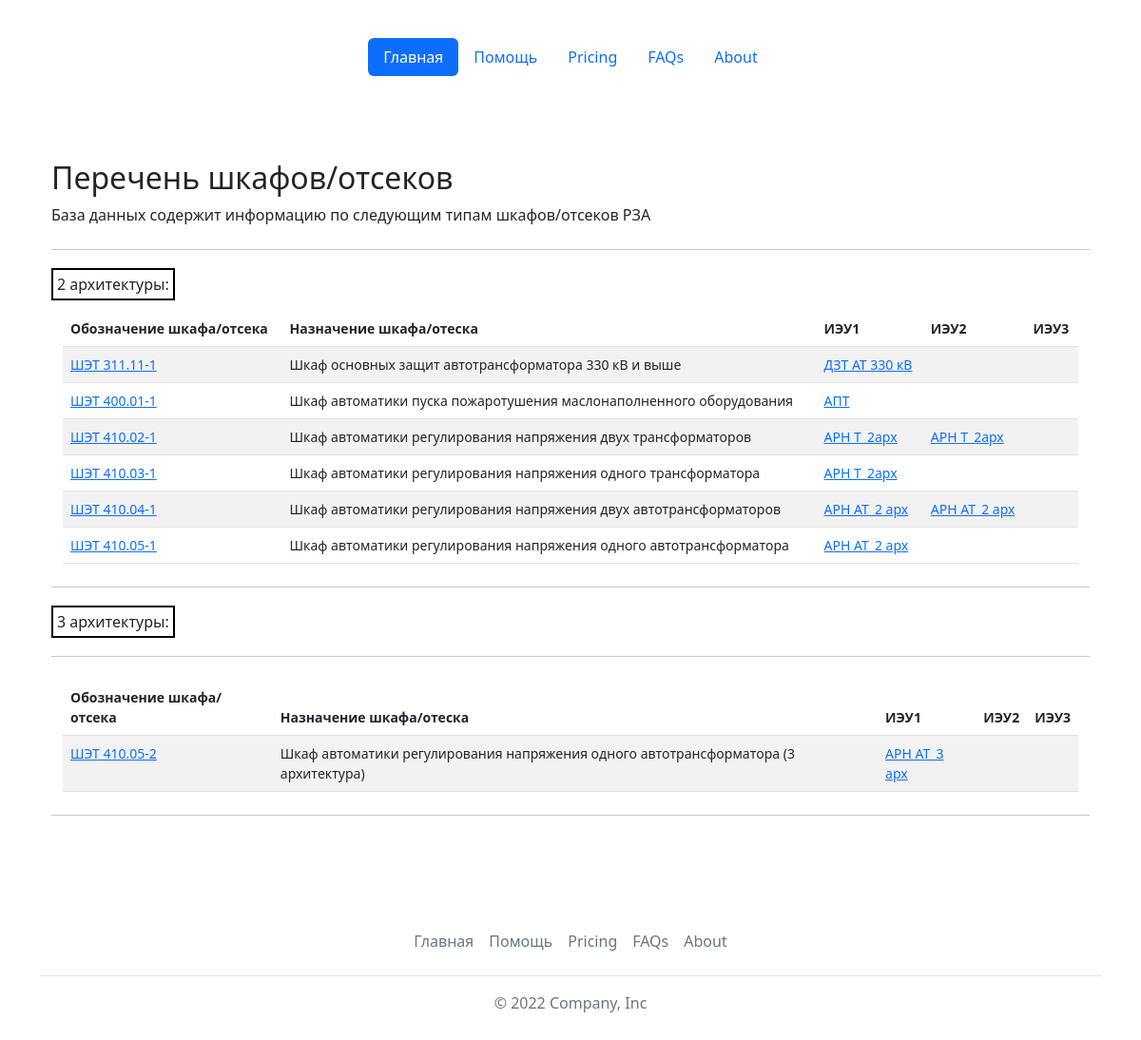
The page /reports/ on the database as committed earlier.
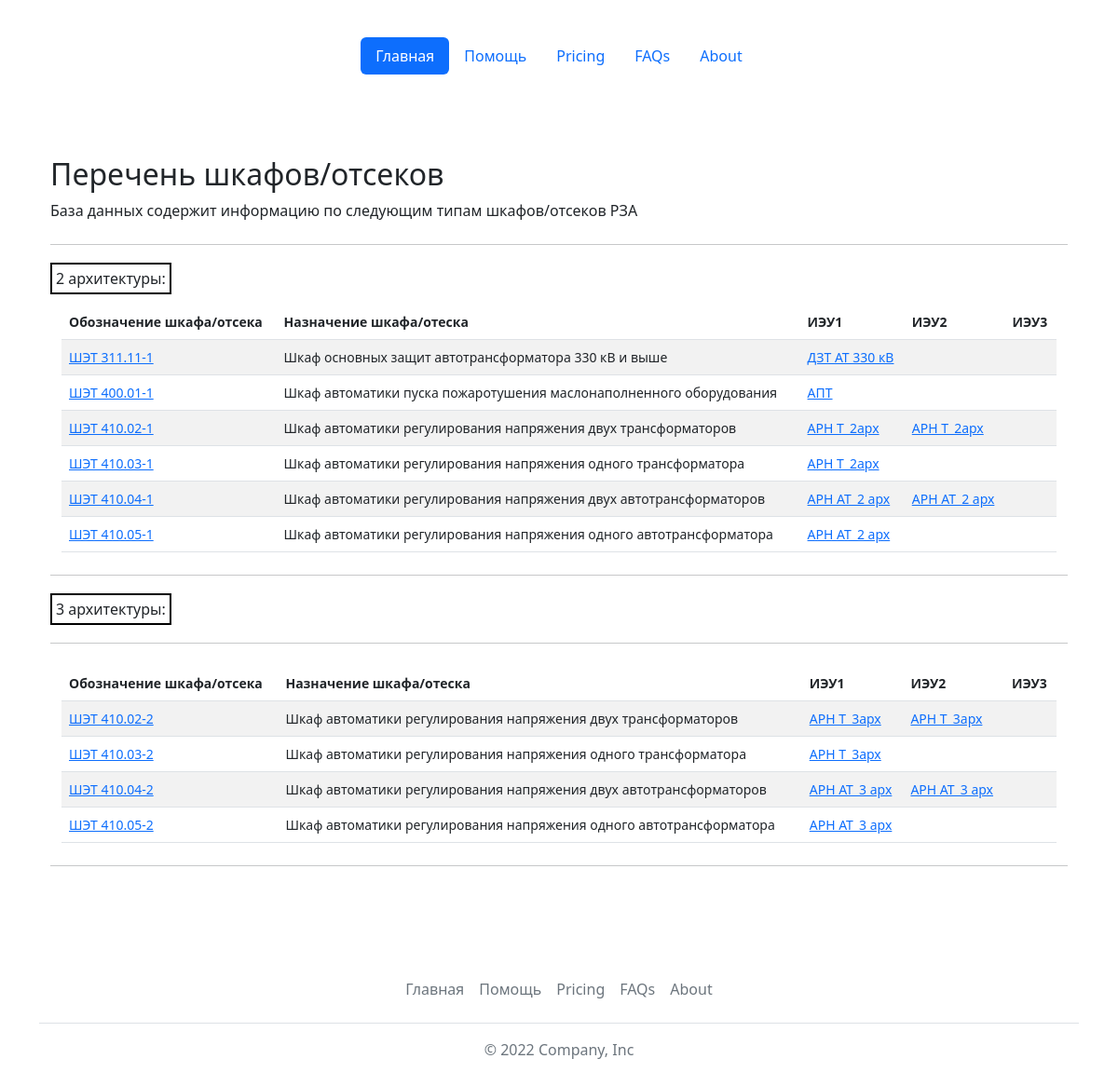
The same page on the database as committed later.
### base_types/models.py (models this page shows, shortened)
class Cabinets(models.Model):
    name = models.CharField(max_length=64, verbose_name='Обозначение шкафа', primary_key=True)
    terminal1 = models.ForeignKey(Terminals, related_name='ied1_set', on_delete=models.PROTECT, verbose_name='ИЭУ1', max_length=64, null=True)
    terminal2 = models.ForeignKey(Terminals, related_name='ied2_set', on_delete=models.PROTECT, verbose_name='ИЭУ2', max_length=64, blank=True, null=True)
    terminal3 = models.ForeignKey(Terminals, related_name='ied3_set', on_delete=models.PROTECT, verbose_name='ИЭУ3', max_length=64, blank=True, null=True)
    description = models.TextField(max_length=1024, verbose_name='Назначение шкафа')
    class Meta:
        verbose_name = 'Шкаф'
        verbose_name_plural = 'Шкафы'
        ordering = ['name']
    @property
    def get_terminal2(self):
        if self.terminal2:
            return self.terminal2
        else:
            return ""
    @property
    def get_terminal3(self):
        if self.terminal3:
            return self.terminal3
        else:
            return ""

class Terminals(models.Model):
    id = models.AutoField(primary_key=True)
    name = models.CharField(max_length=64, verbose_name='Обозначение ИЭУ', unique=True)
    description = models.TextField(max_length=1024, blank=True, verbose_name='Назначение ИЭУ')
    def __str__(self):
        return str(self.name)
    class Meta:
        verbose_name = 'ИЭУ'
        verbose_name_plural = 'ИЭУ'
        ordering = ['name']

### base_types/views.py (the view)
# urls.py: path('reports/', views.reports),
def reports(request):
    cabinets = Cabinets.objects.all()
    cabinets = cabinets.order_by('name')
    cabinets1 = list() # шкафы 1 архитектуры
    cabinets2 = list() # шкафы 2 архитектуры
    for cabinet in cabinets:
        if cabinet.name[-1] =='1':
            cabinets1.append(cabinet)
        else:
            cabinets2.append(cabinet)
    return render(request, 'base_types/reports.html', {'cabinets1': cabinets1, 'cabinets2': cabinets2 })

### templates/base_types/reports.html
{% extends 'base.html' %}
{% block content %}
<main class="container py-5">
    {% if cabinets1 and cabinets2 %}
    <h2 class="mt-4">Перечень шкафов/отсеков</h2>
    <p>База данных содержит информацию по следующим типам шкафов/отсеков РЗА</p>
    <hr class="my-4">
    <p><span style="border: 2px solid #000000; padding:4px;">2 архитектуры:</span></p>
    <div class="container small">
        <table class="table table-striped">
                <thead>
                    <tr>
                      <th scope="col">Обозначение шкафа/отсека</th>
                      <th scope="col">Назначение шкафа/отеска</th>
                      <th scope="col">ИЭУ1</th>
                      <th scope="col">ИЭУ2</th>
                      <th scope="col">ИЭУ3</th>
                    </tr>
                </thead>
                <tbody>
                    {% for item in cabinets1 %}
                    <tr>
                        <td><a href="cabinet/?name={{item.name}}&type=cabinet">{{item.name}}</a></td>
                        <td>{{item.description}}</td>
                        <td><a href="show/?name={{item.terminal1}}&type=ied">{{item.terminal1}}</a></td>
                        <td><a href="show/?name={{item.terminal2}}&type=ied">{{item.get_terminal2}}</a></td>
                        <td><a href="show/?name={{item.terminal3}}&type=ied">{{item.get_terminal3}}</a></td>
                    </tr>
                {% endfor %}
                </tbody>
        </table>
    </div>
    <hr class="my-4">
    <p><span style="border: 2px solid #000000; padding:4px;">3 архитектуры:</span></p>
    <hr class="my-4">
    <div class="container small">
        <table class="table table-striped">
                <thead>
                    <tr>
                      <th scope="col">Обозначение шкафа/отсека</th>
                      <th scope="col">Назначение шкафа/отеска</th>
                      <th scope="col">ИЭУ1</th>
                      <th scope="col">ИЭУ2</th>
                      <th scope="col">ИЭУ3</th>
                    </tr>
                </thead>
                <tbody>
                    {% for item in cabinets2 %}
                    <tr>
                        <td><a href="cabinet/?name={{item.name}}&type=cabinet">{{item.name}}</a></td>
                        <td>{{item.description}}</td>
                        <td><a href="show/?name={{item.terminal1}}&type=ied">{{item.terminal1}}</a></td>
                        <td><a href="show/?name={{item.terminal2}}&type=ied">{{item.get_terminal2}}</a></td>
                        <td><a href="show/?name={{item.terminal3}}&type=ied">{{item.get_terminal3}}</a></td>
                    </tr>
                {% endfor %}
                </tbody>
        </table>
    </div>
    <hr class="my-4">
    {% else %}
    <h2 class="mt-4">В базе данных нет шкафов :(</h2>
    {% endif %}
</main>
{% endblock %}

### templates/base.html (shortened to what this page needs)
<!doctype html>
<html lang="ru">
  <head>
  {% load static %}
  <link href="https://cdn.jsdelivr.net/npm/bootstrap@5.2.0/dist/css/bootstrap.min.css" rel="stylesheet">
  <link href="{% static 'css/grid.css' %}" rel="stylesheet">
  <link href="{% static 'css/headers.css' %}" rel="stylesheet">
  <link href="{% static 'css/features.css' %}" rel="stylesheet">
  </head>
<body class="py-4">
  <div class="container">
    <header class="d-flex justify-content-center py-3">
      <ul class="nav nav-pills">
        <li class="nav-item"><a href="/" class="nav-link active" aria-current="page">Главная</a></li>
        <li class="nav-item"><a href="#" class="nav-link">Помощь</a></li>
        <li class="nav-item"><a href="#" class="nav-link">Pricing</a></li>
        <li class="nav-item"><a href="#" class="nav-link">FAQs</a></li>
        <li class="nav-item"><a href="#" class="nav-link">About</a></li>
      </ul>
    </header>
  </div>
  <div class="container">
{% block content %}
{% endblock %}
  </div>
  <div class="container">
      <footer class="py-3 my-4">
        <ul class="nav justify-content-center border-bottom pb-3 mb-3">
          <li class="nav-item"><a href="/" class="nav-link px-2 text-muted">Главная</a></li>
          <li class="nav-item"><a href="#" class="nav-link px-2 text-muted">Помощь</a></li>
          <li class="nav-item"><a href="#" class="nav-link px-2 text-muted">Pricing</a></li>
          <li class="nav-item"><a href="#" class="nav-link px-2 text-muted">FAQs</a></li>
          <li class="nav-item"><a href="#" class="nav-link px-2 text-muted">About</a></li>
        </ul>
        <p class="text-center text-muted">&copy; 2022 Company, Inc</p>
      </footer>
  </div>
</body>
</html>

Rows that differ between the two databases and show on the page:
added Cabinets: name "ШЭТ 410.02-2", description "Шкаф автоматики регулирования напряжения двух трансформаторов", terminal1 "АРН Т_3арх", get_terminal2 "АРН Т_3арх"
added Cabinets: name "ШЭТ 410.03-2", description "Шкаф автоматики регулирования напряжения одного трансформатора", terminal1 "АРН Т_3арх"
added Cabinets: name "ШЭТ 410.04-2", description "Шкаф автоматики регулирования напряжения двух автотрансформаторов", terminal1 "АРН АТ_3 арх", get_terminal2 "АРН АТ_3 арх"
changed Cabinets "ШЭТ 410.05-2": description "Шкаф автоматики регулирования напряжения одного автотрансформатора (3 архитектура)" → "Шкаф автоматики регулирования напряжения одного автотрансформатора"
